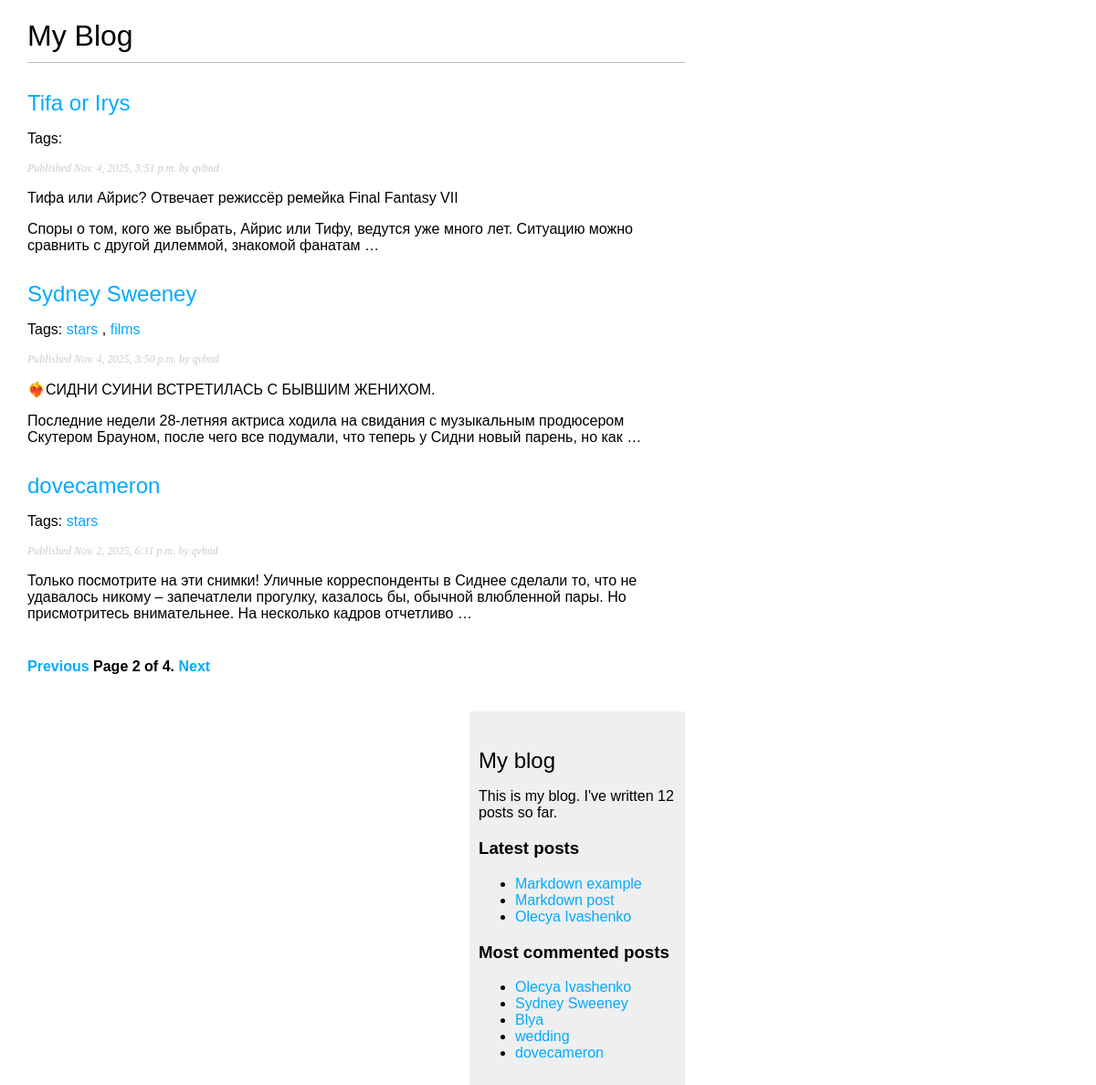
Screenshot of /blog/?page=2 with the database file from the repository.
### blog/models.py (models this page shows, shortened)
class Post(models.Model):
    class Status(models.TextChoices):
        DRAFT = 'DF', 'Draft'
        PUBLISHED = 'PB', 'Published'
    title = models.CharField(max_length=250)
    slug = models.SlugField(max_length=250,
                                            unique_for_date='publish')
    author = models.ForeignKey(User,
                                            on_delete=models.CASCADE,
                                            related_name='blog_posts')
    body = models.TextField()
    publish = models.DateTimeField(default=timezone.now)
    created = models.DateTimeField(auto_now_add=True)
    updated = models.DateTimeField(auto_now=True)
    status = models.CharField(max_length=2,
                                                choices=Status.choices,
                                                default=Status.DRAFT)
    tags = TaggableManager()
    objects = models.Manager()
    published = PublishedManager()
    class Meta:
        ordering = ['-publish']
        indexes = [
            models.Index(fields=['-publish']),
        ]
    def get_absolute_url(self):
        return reverse('blog:post_detail',
                       args=[self.publish.year,
                             self.publish.month,
                             self.publish.day,
                             self.slug])

### blog/views.py (the view)
# urls.py: path('', views.post_list, name='post_list'),
def post_list(request, tag_slug=None):
    posts_list = Post.published.all()
    tag = None
    if tag_slug:
        tag = get_object_or_404(Tag, slug=tag_slug)
        posts_list = posts_list.filter(tags__in=[tag])
    paginator = Paginator(posts_list, 3)
    page_number = request.GET.get('page')
    try:
        posts = paginator.page(page_number)
    except PageNotAnInteger:
        posts = paginator.page(1)
    except EmptyPage:
        posts = paginator.page(paginator.num_pages)
    return render(request,
                  'blog/post/list.html',
                  {'posts': posts,
                   'tag': tag})

### blog/models.py (called while the page is built)
    def get_queryset(self):
        return super().get_queryset()\
                        .filter(status=Post.Status.PUBLISHED)

### blog/templatetags/blog_tags.py (called while the page is built)
@register.simple_tag
def total_posts():
    return Post.published.count()

@register.inclusion_tag('blog/post/latest_posts.html')
def show_latest_posts(count=5):
    latest_posts = Post.published.order_by('-publish')[:count]
    return {'latest_posts': latest_posts}

@register.simple_tag
def get_most_commented_posts(count=5) -> PublishedManager:
    return Post.published.annotate(
        total_comments=Count('comments')
    ).order_by('-total_comments')[:count]

@register.filter(name='markdown')
def markdown_format(text):
    return mark_safe(markdown.markdown(text))

### blog/templates/blog/post/list.html (shortened to what this page needs)
{% extends "blog/base.html" %}
{% load blog_tags %}
{% block content %}
    <h1>My Blog</h1>
    {% for post in posts%}
        <h2>
            <a href="{{ post.get_absolute_url }}">
                {{ post.title}}
            </a>
        </h2>
        <p class="tags">
            Tags:
            {% for tag in post.tags.all %}
                <a href="{% url "blog:post_list_by_tag" tag.slug %}">
                    {{ tag.name }}
                </a>
                {% if not forloop.last %}, {% endif %}
            {% endfor %}
        </p>
        <p class="date">
            Published {{ post.publish }} by {{ post.author }}
        </p>
        {{ post.body|markdown|truncatewords_html:30 }}
    {% endfor %}
    {% include "pagination.html" with page=posts %}
{% endblock %}

### blog/templates/blog/base.html (shortened to what this page needs)
{% load blog_tags %}
{% load static %}
<!DOCTYPE html>
<html>
<head>
    <link href="{% static "css/blog.css" %}" rel="stylesheet">
</head>
<body>
    <div id="content">
        {% block content %}
        {% endblock %}
    </div>
    <div id="sidebar">
        <h2>My blog</h2>
        <p>
            This is my blog.
            I've written {% total_posts %} posts so far.
        </p>
        <h3>Latest posts</h3>
        {% show_latest_posts 3 %}
        <h3>Most commented posts</h3>
        {% get_most_commented_posts as most_commented_posts %}
        <ul>
            {% for post in most_commented_posts %}
            <li>
                <a href="{{ post.get_absolute_url }}">{{ post.title }}</a>
            </li>
            {% endfor %}
        </ul>
    </div>
</body>
</html>

### blog/templates/blog/post/latest_posts.html
<ul>
    {% for post in latest_posts %}
        <li>
            <a href="{{ post.get_absolute_url }}">{{ post.title }}</a>
        </li>
    {% endfor %}
</ul>

### blog/static/css/blog.css (style rules this page uses)
body { margin:0; padding:0; font-family:helvetica, sans-serif; }
a { color:#00abff; text-decoration:none; }
h1 { font-weight:normal; border-bottom:1px solid #bbb; padding:0 0 10px 0; }
h2 { font-weight:normal; margin:30px 0 0; }
#content { float:left; width:60%; padding:0 0 0 30px; }
#sidebar { float:right; width:30%; padding:10px; background:#efefef; height:100%; }
p.date { color:#ccc; font-family: georgia, serif; font-size: 12px; font-style: italic; }

### rows the page displays
Post: title "Tifa or Irys", publish "Nov. 4, 2025, 3:51 p.m.", author "qvbnd", body "Тифа или Айрис? Отвечает режиссёр ремейка Final Fantasy VII Споры о том, кого же выбрать, Айрис или Тифу, ведутся уже много лет. Ситуацию можно сравнить с другой дилеммой, знакомой фанатам …"
Post: title "Sydney Sweeney", publish "Nov. 4, 2025, 3:50 p.m.", author "qvbnd", body "❤️‍🔥СИДНИ СУИНИ ВСТРЕТИЛАСЬ С БЫВШИМ ЖЕНИХОМ. Последние недели 28-летняя актриса ходила на свидания с музыкальным продюсером Скутером Брауном, после чего все подумали, что теперь у Сидни новый парень, но как …"
Tag: name "stars"
Tag: name "films"
Post: title "dovecameron", publish "Nov. 2, 2025, 6:11 p.m.", author "qvbnd", body "Только посмотрите на эти снимки! Уличные корреспонденты в Сиднее сделали то, что не удавалось никому – запечатлели прогулку, казалось бы, обычной влюбленной пары. Но присмотритесь внимательнее. На несколько кадров отчетливо …"
Post: title "Markdown example"
Post: title "Markdown post"
Post: title "Olecya Ivashenko"
Post: title "Blya"
Post: title "wedding"

### other values shown
{{ page.number }} "2"
{{ page.paginator.num_pages }} "4"
